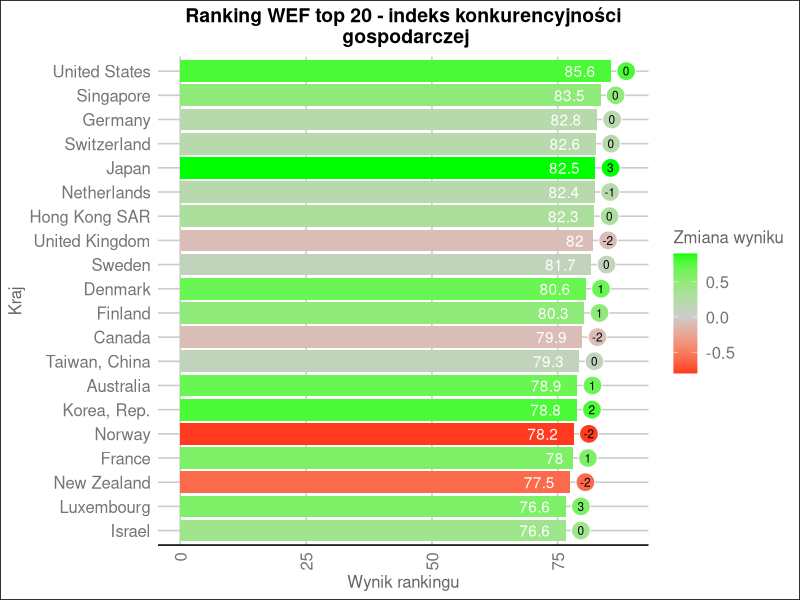

Write the R code that produced this figure.
## ---- chunk 1
knitr::opts_chunk$set(echo = TRUE)
## ---- chunk 2
library(ggplot2)
library(ggthemes)

data <- read.csv("wef.csv", sep=";", header=TRUE, encoding = "UTF-8", colClasses=c("numeric","factor", "numeric", "numeric", "numeric"))
## ---- chunk 3
ggplot(data, aes(x = reorder(Country, -Rank), y = Score, fill=ScoreChange)) + 
  geom_bar(stat = "identity") +
  geom_text(aes(label=Score), hjust=1.5, color="white") +
  geom_point(data=data, mapping=aes(x=reorder(Country, -Rank), y=Score+3), size=6, shape=21, color="white") +
  geom_text(data=data, mapping=aes(x=reorder(Country, -Rank), y=Score+3, label=RankChange), size=3, color="black") +
  coord_flip() + 
  scale_fill_gradient2(midpoint = 0, mid="#cccccc", high="#00ff00", low="#ff0000") +
  theme_gdocs() +
  theme(axis.text.x=element_text(angle=90,hjust=1,vjust=0.5),
        plot.title = element_text(color="black", size=14, face="bold", hjust=0.5)) +
  xlab("Kraj") + 
  ylab("Wynik rankingu") +
  ggtitle("Ranking WEF top 20 - indeks konkurencyjności\n gospodarczej") + 
  labs(fill = "Zmiana wyniku")
